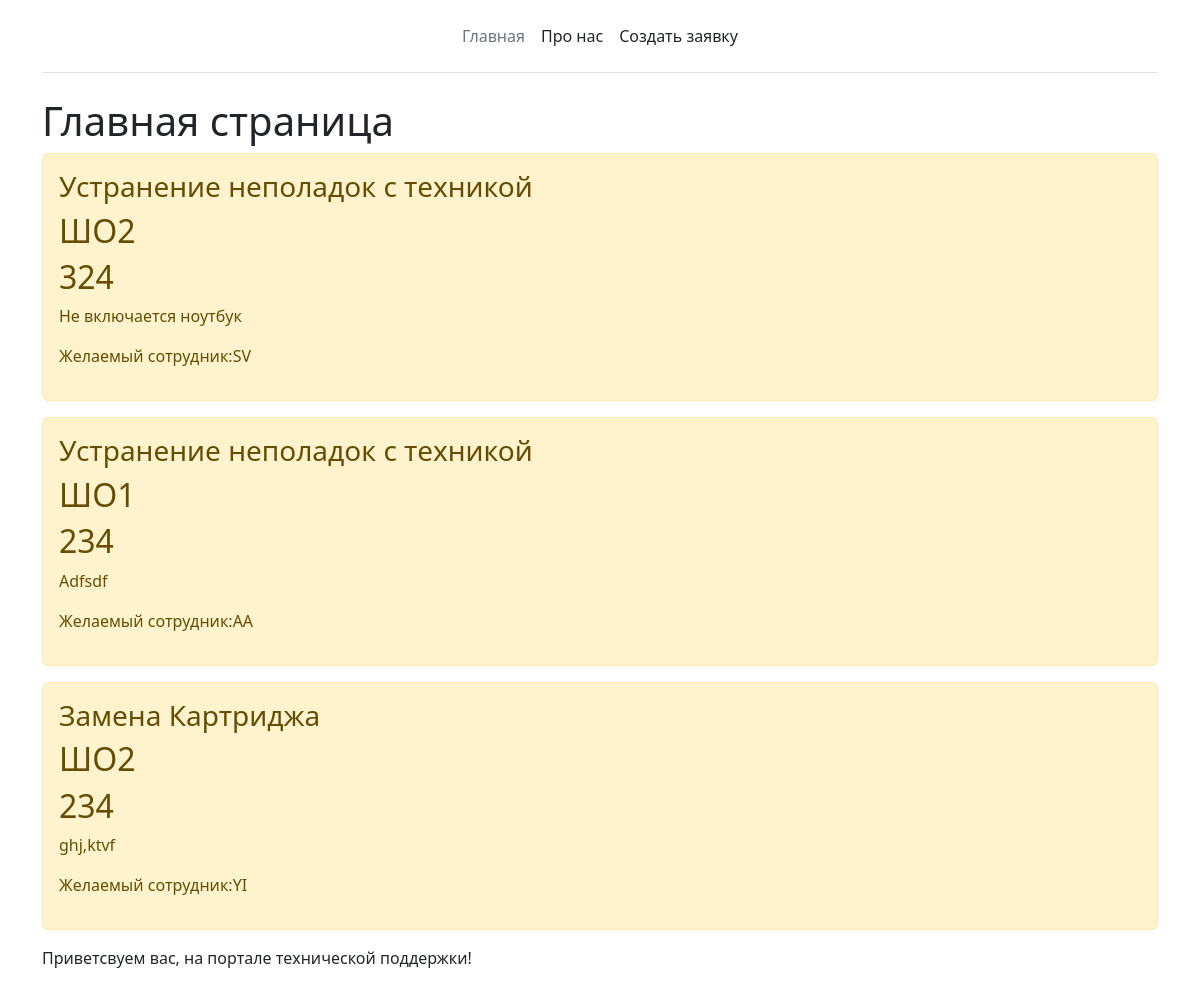
The app's page /, older data.
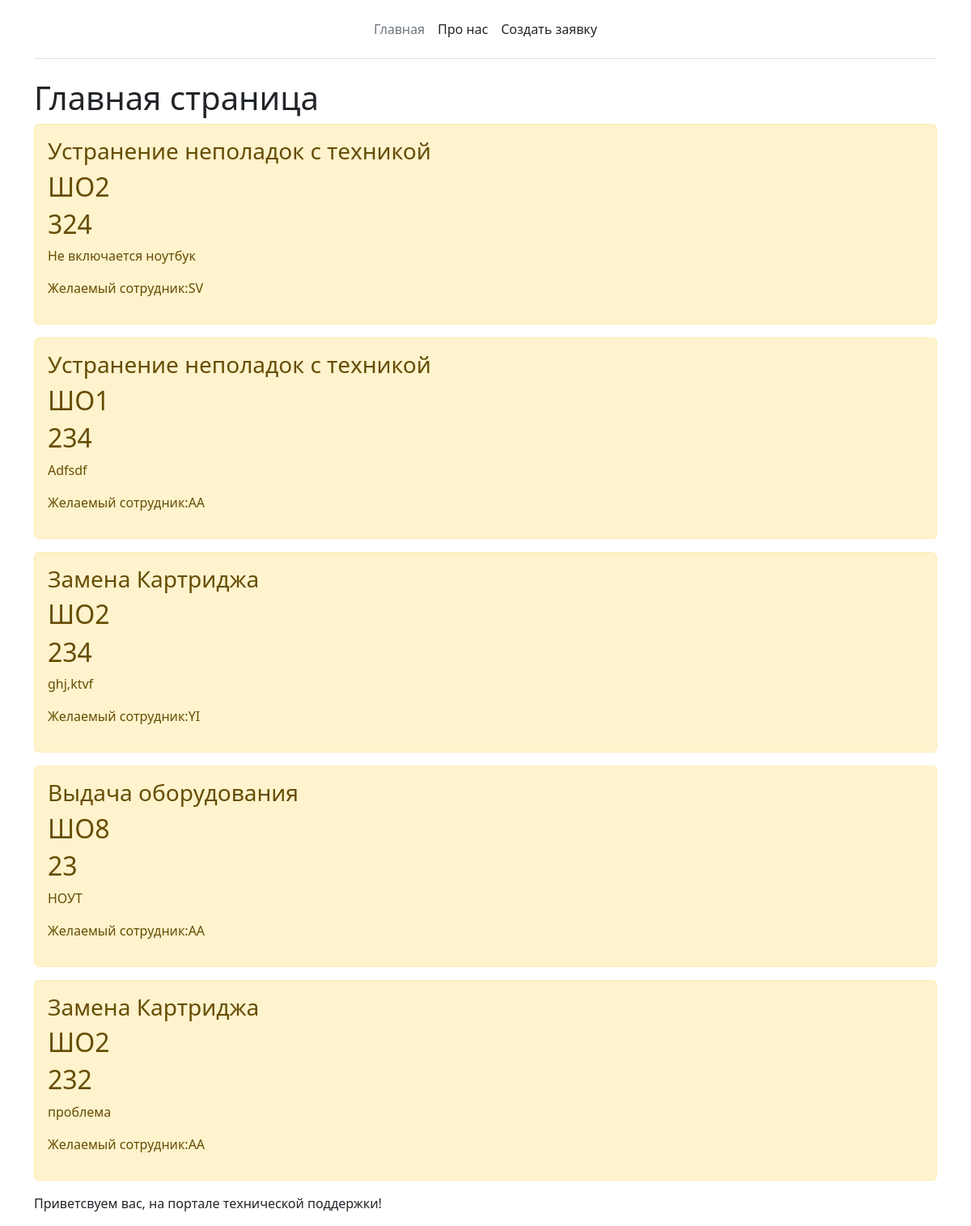
The same page, newer data.
### main/models.py (models this page shows, shortened)
class Task(models.Model):
    kat = models.ForeignKey('Kategoria', on_delete=models.PROTECT)
    ADRESS = (
        ('ШО1', 'ШО1'),
        ('ШО2', 'ШО2'),
        ('ШО8', 'ШО8'),
        ('ШО16', 'ШО16'),
    )
    blank_choice = (('', 'Выберите корпус'),)
    adress = models.CharField('Корпус',max_length=4,choices=blank_choice + ADRESS)
    kabinet = models.IntegerField('Введите кабинет')
    task = models.TextField('Описание')
    SOTRUDNIK = (
        ('AA', 'Артем Андреевич'),
        ('YI', 'Ярослав Игоревич'),
        ('SV', 'Сергей Викторович'),
        ('NO', 'Никита Олегович'),
    )
    sotrudnik_choice = (('', 'Выберите сотрудника'),)
    sotrudnik = models.CharField('Сотрудник',max_length=2,choices=sotrudnik_choice + SOTRUDNIK)
    class Meta:
        verbose_name = 'Заявка'
        verbose_name_plural = 'Заявки'

class Kategoria(models.Model):
    kategoria = models.CharField('Категория',max_length=50,choices=settings.KATEGORIA, db_index=True)
    def __str__(self):
        return self.kategoria
    class Meta:
        verbose_name = 'Категория'
        verbose_name_plural = 'Категории'

### main/views.py (the view)
# urls.py: path('', views.index, name='home'),
def index(request):
    tasks = Task.objects.all()
    return render (request, 'main/index.html', {'title': 'Главная страница сайта', 'tasks': tasks})

### main/templates/main/index.html (shortened to what this page needs)
{% extends 'main/base.html' %}
{% block content %}
    <h1>Главная страница</h1>
{% if tasks %}
    {% for element in tasks %}
        <div class="alert alert-warning mt-2">
            <h3>{{ element.kat }}</h3>
            <h2>{{element.adress}}</h2>
            <h2>{{element.kabinet}}</h2>
            <p>{{element.task}}</p>
            <p>Желаемый сотрудник:{{element.sotrudnik}}</p>
        </div>
    {% endfor %}
{% else %}
        <p>У нас нет заявок!</p>
{% endif %}
    <p>Приветсвуем вас, на портале технической поддержки!</p>
{% endblock %}

### main/templates/main/base.html (shortened to what this page needs)
<!DOCTYPE html>
<html lang="ru">
<head>
    <link rel="stylesheet" href="https://cdn.jsdelivr.net/npm/bootstrap@5.2.2/dist/css/bootstrap.min.css">
</head>
<body>
    <div class="container">
        <header class="d-flex flex-wrap align-items-center justify-content-center justify-content-md-between py-3 mb-4 border-bottom">
          <a href="/" class="d-flex align-items-center col-md-3 mb-2 mb-md-0 text-dark text-decoration-none">
            <svg class="bi me-2" width="40" height="32" role="img" aria-label="Bootstrap"><use xlink:href="#bootstrap"></use></svg>
          </a>
          <ul class="nav col-12 col-md-auto mb-2 justify-content-center mb-md-0">
            <li><a href="{% url 'home' %}" class="nav-link px-2 link-secondary">Главная</a></li>
            <li><a href="{% url 'about' %}" class="nav-link px-2 link-dark">Про нас</a></li>
            <li><a href="{% url 'create' %}" class="nav-link px-2 link-dark">Создать заявку</a></li>
          </ul>
        </header>
      </div>
<div class="container">
  {% block content %}{% endblock %}
</div>
</body>
</html>

Row changes from the older to the newer data that the page shows:
added Task: kat "Выдача оборудования", adress "ШО8", kabinet "23", task "НОУТ", sotrudnik "AA"
added Task: kat "Замена Картриджа", adress "ШО2", kabinet "232", task "проблема", sotrudnik "AA"
